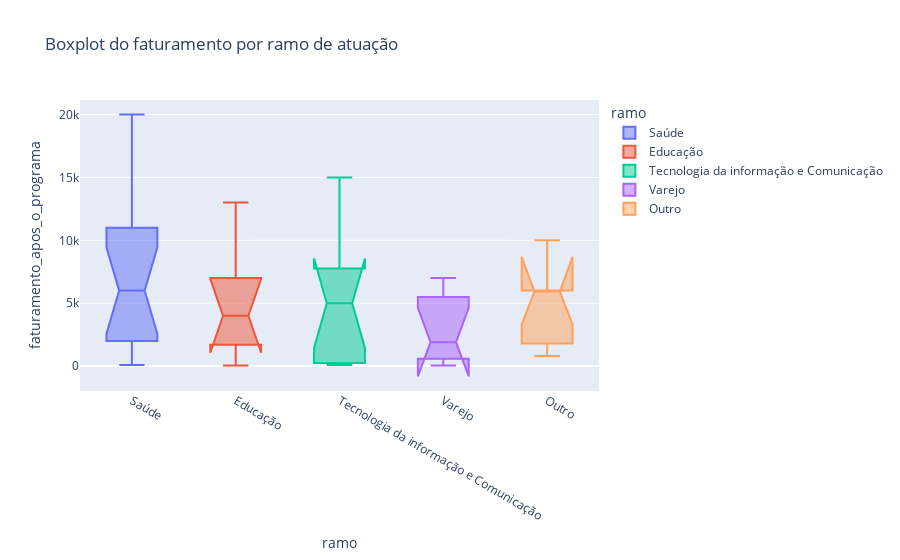

Here is the notebook cell this chart was saved with:
### Code cell
# boxplot do faturamento por ramo de atuação

fig = px.box(df, x="ramo", y="faturamento_apos_o_programa", color="ramo",
                notched=True, # used notched shape
                title="Boxplot do faturamento por ramo de atuação")
fig.show()

df.iloc[:, 9]

### Figure 1 — Plotly figure (JSON) as saved in the notebook; plotly's stock layout.template omitted (floating-point values rounded to 4 significant figures)
{"data": [{"alignmentgroup": "True", "hovertemplate": "ramo=%{x}<br>faturamento_apos_o_programa=%{y}<extra></extra>", "legendgroup": "Saúde", "marker": {"color": "#636efa"}, "name": "Saúde", "notched": true, "offsetgroup": "Saúde", "orientation": "v", "showlegend": true, "type": "box", "x": ["Saúde", "Saúde", "Saúde", "Saúde", "Saúde", "Saúde", "Saúde", "Saúde", "Saúde", "Saúde", "Saúde", "Saúde", "Saúde", "Saúde", "Saúde", "Saúde", "Saúde"], "x0": " ", "xaxis": "x", "y": [5000, 8000, 20000, 580, 11000, 1800, 6000, 6000, 4000, 8000, 80, 20000, 11000, 15000, 2000, 6000, 2000], "y0": " ", "yaxis": "y"}, {"alignmentgroup": "True", "hovertemplate": "ramo=%{x}<br>faturamento_apos_o_programa=%{y}<extra></extra>", "legendgroup": "Educação", "marker": {"color": "#EF553B"}, "name": "Educação", "notched": true, "offsetgroup": "Educação", "orientation": "v", "showlegend": true, "type": "box", "x": ["Educação", "Educação", "Educação", "Educação", "Educação", "Educação", "Educação", "Educação"], "x0": " ", "xaxis": "x", "y": [1400, 4000, 50, 6000, 2000, 4000, 8000, 13000], "y0": " ", "yaxis": "y"}, {"alignmentgroup": "True", "hovertemplate": "ramo=%{x}<br>faturamento_apos_o_programa=%{y}<extra></extra>", "legendgroup": "Tecnologia da informação e Comunicação", "marker": {"color": "#00cc96"}, "name": "Tecnologia da informação e Comunicação", "notched": true, "offsetgroup": "Tecnologia da informação e Comunicação", "orientation": "v", "showlegend": true, "type": "box", "x": ["Tecnologia da informação e Comunicação", "Tecnologia da informação e Comunicação", "Tecnologia da informação e Comunicação", "Tecnologia da informação e Comunicação", "Tecnologia da informação e Comunicação", "Tecnologia da informação e Comunicação", "Tecnologia da informação e Comunicação", "Tecnologia da informação e Comunicação", "Tecnologia da informação e Comunicação", "Tecnologia da informação e Comunicação", "Tecnologia da informação e Comunicação"], "x0": " ", "xaxis": "x", "y": [80, 7000, 600, 120, 15000, 4000, 8000, 5000, 120, 8000, 6000], "y0": " ", "yaxis": "y"}, {"alignmentgroup": "True", "hovertemplate": "ramo=%{x}<br>faturamento_apos_o_programa=%{y}<extra></extra>", "legendgroup": "Varejo", "marker": {"color": "#ab63fa"}, "name": "Varejo", "notched": true, "offsetgroup": "Varejo", "orientation": "v", "showlegend": true, "type": "box", "x": ["Varejo", "Varejo", "Varejo", "Varejo", "Varejo", "Varejo", "Varejo", "Varejo"], "x0": " ", "xaxis": "x", "y": [5000, 800, 3000, 50, 7000, 600, 580, 6000], "y0": " ", "yaxis": "y"}, {"alignmentgroup": "True", "hovertemplate": "ramo=%{x}<br>faturamento_apos_o_programa=%{y}<extra></extra>", "legendgroup": "Outro", "marker": {"color": "#FFA15A"}, "name": "Outro", "notched": true, "offsetgroup": "Outro", "orientation": "v", "showlegend": true, "type": "box", "x": ["Outro", "Outro", "Outro", "Outro", "Outro", "Outro"], "x0": " ", "xaxis": "x", "y": [6000, 1800, 6000, 800, 10000, 6000], "y0": " ", "yaxis": "y"}], "layout": {"boxmode": "overlay", "legend": {"title": {"text": "ramo"}, "tracegroupgap": 0}, "title": {"text": "Boxplot do faturamento por ramo de atuação"}, "xaxis": {"anchor": "y", "categoryarray": ["Saúde", "Educação", "Tecnologia da informação e Comunicação", "Varejo", "Outro"], "categoryorder": "array", "domain": [0, 1], "title": {"text": "ramo"}}, "yaxis": {"anchor": "x", "domain": [0, 1], "title": {"text": "faturamento_apos_o_programa"}}}}
